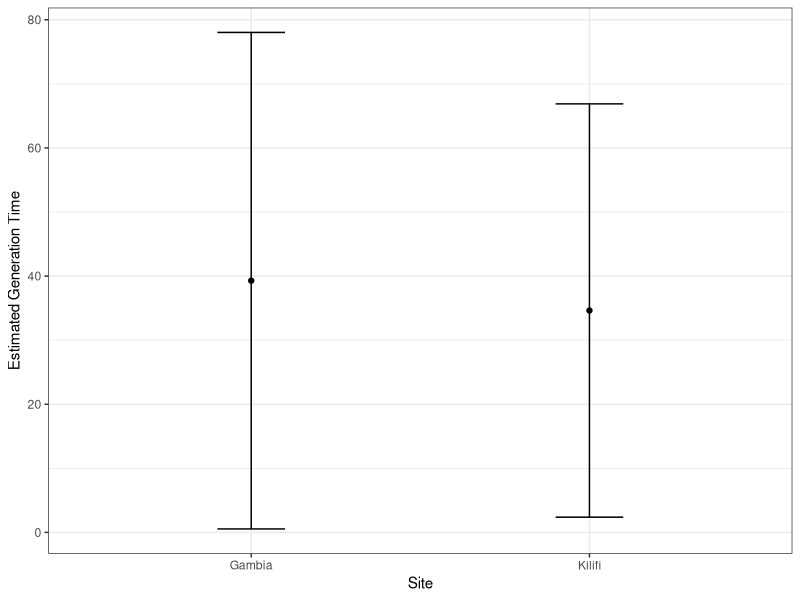
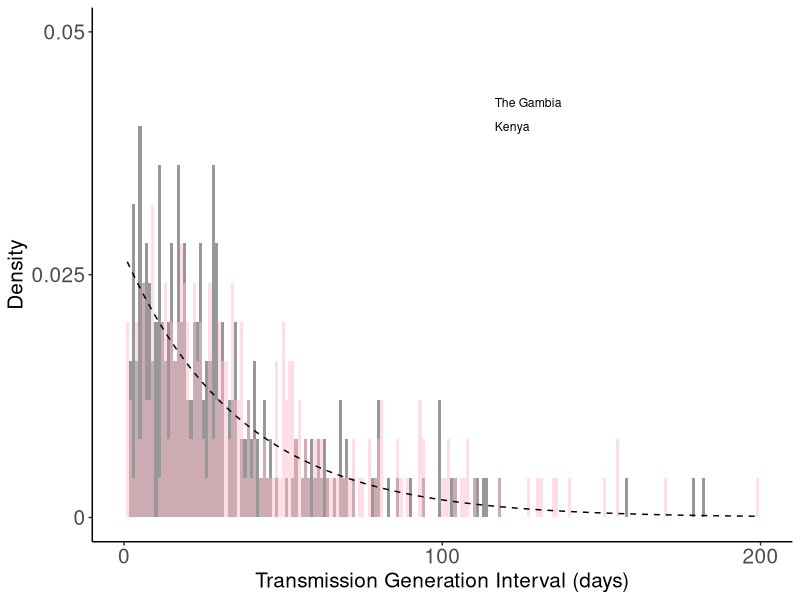

These figures' R source, in order:
library(data.table)
library(ggplot2)
##########ORGANIZE THE DATA #####################

maxCarriageDuration<-365
sites<-c("Gambia","Kilifi")
clear.mat<-matrix(nrow=length(sites),ncol=7)
colnames(clear.mat)<-c("site","mean_dur","gentime_mean","sd","gentime_med","lowerCI","upperCI")
clear.mat[,1]<-sites

#########GAMBIA, CHRISPIN CHAGUZA FRONTIERS ########
nboot=10000
carr.mat.gamb<-matrix(nrow=nboot,ncol=2)
for(k in 1:nboot){
  durs<-rexp(1000,rate=0.0263)
  durs[which(durs>maxCarriageDuration)]<-NA
  durs<-durs[!is.na(durs)]
  
  d<-sample(durs,1,replace = FALSE,prob=durs)
  p<-runif(1,1,5)####incubation period
  t<-runif(1,0,p+d)
  # t<-runif(1,p,p+d)
  carr.mat.gamb[k,1]<-p+d
  carr.mat.gamb[k,2]<-t
}
carr.mat.gamb<-data.table(carr.mat.gamb)
colnames(carr.mat.gamb)<-c("duration","transmission")
# mean(carr.mat$transmission)
# quantile(carr.mat$transmission)
clear.mat[1,2]<-mean(carr.mat.gamb$duration,na.rm=T)
clear.mat[1,3]<-mean(carr.mat.gamb$transmission,na.rm=T)
clear.mat[1,4]<-sd(carr.mat.gamb$transmission,na.rm=T)
clear.mat[1,5:7]<-quantile(carr.mat.gamb$transmission,na.rm=T)[c(3,2,4)]



#########KILIFI KENYA, CHRISPIN CHAGUZA FRONTIERS ########
nboot=10000
carr.mat.kil<-matrix(nrow=nboot,ncol=2)
for(k in 1:nboot){
  durs<-rexp(1000,rate=0.032)
  durs[which(durs>maxCarriageDuration)]<-NA
  durs<-durs[!is.na(durs)]
  d<-sample(durs,1,replace = FALSE,prob=durs)
  p<-runif(1,1,5)####incubation period
  # t<-runif(1,0,p+d)
  t<-runif(1,p,p+d)
  carr.mat.kil[k,1]<-p+d
  carr.mat.kil[k,2]<-t
}
carr.mat.kil<-data.table(carr.mat.kil)
colnames(carr.mat.kil)<-c("duration","transmission")
# mean(carr.mat$transmission)
# quantile(carr.mat$transmission)

clear.mat[2,2]<-mean(carr.mat.kil$duration,na.rm=T)
clear.mat[2,3]<-mean(carr.mat.kil$transmission,na.rm=T)
clear.mat[2,4]<-sd(carr.mat.kil$transmission,na.rm=T)
clear.mat[2,5:7]<-quantile(carr.mat.kil$transmission,na.rm=T)[c(3,2,4)]


###PLOT#####
clear.mat<-data.frame(data.table(clear.mat))
clear.mat[,2:6]<-sapply(clear.mat[,2:6], as.numeric)
ggplot(clear.mat)+
  geom_point(aes(x=site,y=gentime_mean))+
  geom_errorbar(aes(ymin=gentime_mean-sd,ymax=gentime_mean+sd,x=site),width=0.2)+
  theme_bw()+
  ylab("Estimated Generation Time")+
  xlab("Site")

mean(clear.mat[,"gentime_mean"])
mean(clear.mat[,"sd"])

genTime<- mean(clear.mat[,"gentime_mean"])
varGen<-(genTime)^2
shape=genTime^2/varGen
scale=varGen/genTime

tots=250
colors=c("The Gambia"="grey","Kenya"="pink")
ggplot()+
  geom_histogram(data=carr.mat.kil[sample(tots,replace=F),], aes(x=transmission,y = ..count../sum(..count..),fill="grey"),binwidth=1,alpha=0.8)+
  geom_histogram(data=carr.mat.gamb[sample(tots,replace=F),], aes(x=transmission,y = ..count../sum(..count..),fill="pink"),binwidth=1,alpha=0.5,fill="pink")+
  geom_line(aes(x=1:tots,y=dgamma(1:tots,shape=shape,scale=scale)),linetype="dashed")+
  theme_classic()+
  xlab("Transmission Generation Interval (days)")+
  ylab("Density")+
  scale_x_continuous(breaks=c(0,100,200),limits=c(0,200),labels=c(0,100,200))+
  scale_y_continuous(breaks=c(0,.025,0.05),limits=c(0,0.05),labels=c(0,0.025,0.05))+
  # xlim(0,0.025)+
  theme(legend.title = element_blank(),legend.position = c(0.6,0.8),axis.text = element_text(size=15),axis.title = element_text(size=15))+
  scale_fill_manual(values = colors,breaks=c("The Gambia","Kenya"),limits=c("The Gambia","Kenya"))+
  guides(fill = guide_legend(override.aes = list(size=10,color="white")))

# ggsave("./CarriageDurations/transmissiongens.pdf",width=4,height=3.5)
  